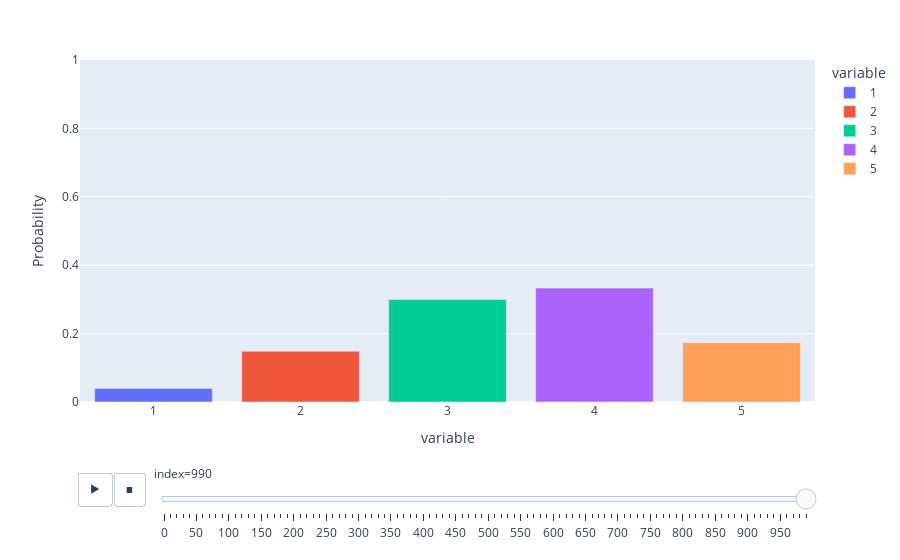

The cell this chart's notebook holds for it:
### Markdown cell above
#### **Interactive Binomial Distribution**

### Code cell
data = []
ps = [0.2, 0.5, 0.8]
n = 5
p = 0.5
acc = Counter()

for _ in range(1000):
    acc = acc + Counter(np.random.binomial(n, p, 1))
    tot = sum(acc.values())
    prob_acc = {key:acc[key]/tot for key in acc}
    data.append(prob_acc)
    
df = pd.DataFrame(data,   columns = range(1,n+1))
df = df.reset_index().melt(id_vars="index", var_name = "variable", value_name = "Probability")

fig = px.bar(df.query("index%10==0"), 
             x="variable", 
             y="Probability", 
             color="variable",
             animation_frame="index", 
             animation_group="variable", 
             range_y=[0,1])

fig.layout.updatemenus[0].buttons[0].args[1]['frame']['duration'] = 200
fig.layout.updatemenus[0].buttons[0].args[1]['transition']['duration'] = 100
fig.show()

### Figure 1 — Plotly figure (JSON) as saved in the notebook; plotly's stock layout.template omitted (floating-point values rounded to 4 significant figures)
{"data": [{"alignmentgroup": "True", "hovertemplate": "variable=%{x}<br>index=990<br>Probability=%{y}<extra></extra>", "ids": [1], "legendgroup": "1", "marker": {"color": "#636efa"}, "name": "1", "offsetgroup": "1", "orientation": "v", "showlegend": true, "textposition": "auto", "type": "bar", "x": [1], "xaxis": "x", "y": [0.03935], "yaxis": "y"}, {"alignmentgroup": "True", "hovertemplate": "variable=%{x}<br>index=990<br>Probability=%{y}<extra></extra>", "ids": [2], "legendgroup": "2", "marker": {"color": "#EF553B"}, "name": "2", "offsetgroup": "2", "orientation": "v", "showlegend": true, "textposition": "auto", "type": "bar", "x": [2], "xaxis": "x", "y": [0.1483], "yaxis": "y"}, {"alignmentgroup": "True", "hovertemplate": "variable=%{x}<br>index=990<br>Probability=%{y}<extra></extra>", "ids": [3], "legendgroup": "3", "marker": {"color": "#00cc96"}, "name": "3", "offsetgroup": "3", "orientation": "v", "showlegend": true, "textposition": "auto", "type": "bar", "x": [3], "xaxis": "x", "y": [0.2997], "yaxis": "y"}, {"alignmentgroup": "True", "hovertemplate": "variable=%{x}<br>index=990<br>Probability=%{y}<extra></extra>", "ids": [4], "legendgroup": "4", "marker": {"color": "#ab63fa"}, "name": "4", "offsetgroup": "4", "orientation": "v", "showlegend": true, "textposition": "auto", "type": "bar", "x": [4], "xaxis": "x", "y": [0.333], "yaxis": "y"}, {"alignmentgroup": "True", "hovertemplate": "variable=%{x}<br>index=990<br>Probability=%{y}<extra></extra>", "ids": [5], "legendgroup": "5", "marker": {"color": "#FFA15A"}, "name": "5", "offsetgroup": "5", "orientation": "v", "showlegend": true, "textposition": "auto", "type": "bar", "x": [5], "xaxis": "x", "y": [0.1736], "yaxis": "y"}], "layout": {"autosize": true, "barmode": "relative", "legend": {"title": {"text": "variable"}, "tracegroupgap": 0}, "margin": {"t": 60}, "sliders": [{"active": 99, "currentvalue": {"prefix": "index="}, "len": 0.9, "pad": {"b": 10, "t": 60}, "steps": [{"args": [["0"], {"frame": {"duration": 0, "redraw": true}, "fromcurrent": true, "mode": "immediate", "transition": {"duration": 0, "easing": "linear"}}], "label": "0", "method": "animate"}, {"args": [["10"], {"frame": {"duration": 0, "redraw": true}, "fromcurrent": true, "mode": "immediate", "transition": {"duration": 0, "easing": "linear"}}], "label": "10", "method": "animate"}, {"args": [["20"], {"frame": {"duration": 0, "redraw": true}, "fromcurrent": true, "mode": "immediate", "transition": {"duration": 0, "easing": "linear"}}], "label": "20", "method": "animate"}, {"args": [["30"], {"frame": {"duration": 0, "redraw": true}, "fromcurrent": true, "mode": "immediate", "transition": {"duration": 0, "easing": "linear"}}], "label": "30", "method": "animate"}, {"args": [["40"], {"frame": {"duration": 0, "redraw": true}, "fromcurrent": true, "mode": "immediate", "transition": {"duration": 0, "easing": "linear"}}], "label": "40", "method": "animate"}, {"args": [["50"], {"frame": {"duration": 0, "redraw": true}, "fromcurrent": true, "mode": "immediate", "transition": {"duration": 0, "easing": "linear"}}], "label": "50", "method": "animate"}, {"args": [["60"], {"frame": {"duration": 0, "redraw": true}, "fromcurrent": true, "mode": "immediate", "transition": {"duration": 0, "easing": "linear"}}], "label": "60", "method": "animate"}, {"args": [["70"], {"frame": {"duration": 0, "redraw": true}, "fromcurrent": true, "mode": "immediate", "transition": {"duration": 0, "easing": "linear"}}], "label": "70", "method": "animate"}, {"args": [["80"], {"frame": {"duration": 0, "redraw": true}, "fromcurrent": true, "mode": "immediate", "transition": {"duration": 0, "easing": "linear"}}], "label": "80", "method": "animate"}, {"args": [["90"], {"frame": {"duration": 0, "redraw": true}, "fromcurrent": true, "mode": "immediate", "transition": {"duration": 0, "easing": "linear"}}], "label": "90", "method": "animate"}, {"args": [["100"], {"frame": {"duration": 0, "redraw": true}, "fromcurrent": true, "mode": "immediate", "transition": {"duration": 0, "easing": "linear"}}], "label": "100", "method": "animate"}, {"args": [["110"], {"frame": {"duration": 0, "redraw": true}, "fromcurrent": true, "mode": "immediate", "transition": {"duration": 0, "easing": "linear"}}], "label": "110", "method": "animate"}, {"args": [["120"], {"frame": {"duration": 0, "redraw": true}, "fromcurrent": true, "mode": "immediate", "transition": {"duration": 0, "easing": "linear"}}], "label": "120", "method": "animate"}, {"args": [["130"], {"frame": {"duration": 0, "redraw": true}, "fromcurrent": true, "mode": "immediate", "transition": {"duration": 0, "easing": "linear"}}], "label": "130", "method": "animate"}, {"args": [["140"], {"frame": {"duration": 0, "redraw": true}, "fromcurrent": true, "mode": "immediate", "transition": {"duration": 0, "easing": "linear"}}], "label": "140", "method": "animate"}, {"args": [["150"], {"frame": {"duration": 0, "redraw": true}, "fromcurrent": true, "mode": "immediate", "transition": {"duration": 0, "easing": "linear"}}], "label": "150", "method": "animate"}, {"args": [["160"], {"frame": {"duration": 0, "redraw": true}, "fromcurrent": true, "mode": "immediate", "transition": {"duration": 0, "easing": "linear"}}], "label": "160", "method": "animate"}, {"args": [["170"], {"frame": {"duration": 0, "redraw": true}, "fromcurrent": true, "mode": "immediate", "transition": {"duration": 0, "easing": "linear"}}], "label": "170", "method": "animate"}, {"args": [["180"], {"frame": {"duration": 0, "redraw": true}, "fromcurrent": true, "mode": "immediate", "transition": {"duration": 0, "easing": "linear"}}], "label": "180", "method": "animate"}, {"args": [["190"], {"frame": {"duration": 0, "redraw": true}, "fromcurrent": true, "mode": "immediate", "transition": {"duration": 0, "easing": "linear"}}], "label": "190", "method": "animate"}, {"args": [["200"], {"frame": {"duration": 0, "redraw": true}, "fromcurrent": true, "mode": "immediate", "transition": {"duration": 0, "easing": "linear"}}], "label": "200", "method": "animate"}, {"args": [["210"], {"frame": {"duration": 0, "redraw": true}, "fromcurrent": true, "mode": "immediate", "transition": {"duration": 0, "easing": "linear"}}], "label": "210", "method": "animate"}, {"args": [["220"], {"frame": {"duration": 0, "redraw": true}, "fromcurrent": true, "mode": "immediate", "transition": {"duration": 0, "easing": "linear"}}], "label": "220", "method": "animate"}, {"args": [["230"], {"frame": {"duration": 0, "redraw": true}, "fromcurrent": true, "mode": "immediate", "transition": {"duration": 0, "easing": "linear"}}], "label": "230", "method": "animate"}, {"args": [["240"], {"frame": {"duration": 0, "redraw": true}, "fromcurrent": true, "mode": "immediate", "transition": {"duration": 0, "easing": "linear"}}], "label": "240", "method": "animate"}, {"args": [["250"], {"frame": {"duration": 0, "redraw": true}, "fromcurrent": true, "mode": "immediate", "transition": {"duration": 0, "easing": "linear"}}], "label": "250", "method": "animate"}, {"args": [["260"], {"frame": {"duration": 0, "redraw": true}, "fromcurrent": true, "mode": "immediate", "transition": {"duration": 0, "easing": "linear"}}], "label": "260", "method": "animate"}, {"args": [["270"], {"frame": {"duration": 0, "redraw": true}, "fromcurrent": true, "mode": "immediate", "transition": {"duration": 0, "easing": "linear"}}], "label": "270", "method": "animate"}, {"args": [["280"], {"frame": {"duration": 0, "redraw": true}, "fromcurrent": true, "mode": "immediate", "transition": {"duration": 0, "easing": "linear"}}], "label": "280", "method": "animate"}, {"args": [["290"], {"frame": {"duration": 0, "redraw": true}, "fromcurrent": true, "mode": "immediate", "transition": {"duration": 0, "easing": "linear"}}], "label": "290", "method": "animate"}, {"args": [["300"], {"frame": {"duration": 0, "redraw": true}, "fromcurrent": true, "mode": "immediate", "transition": {"duration": 0, "easing": "linear"}}], "label": "300", "method": "animate"}, {"args": [["310"], {"frame": {"duration": 0, "redraw": true}, "fromcurrent": true, "mode": "immediate", "transition": {"duration": 0, "easing": "linear"}}], "label": "310", "method": "animate"}, {"args": [["320"], {"frame": {"duration": 0, "redraw": true}, "fromcurrent": true, "mode": "immediate", "transition": {"duration": 0, "easing": "linear"}}], "label": "320", "method": "animate"}, {"args": [["330"], {"frame": {"duration": 0, "redraw": true}, "fromcurrent": true, "mode": "immediate", "transition": {"duration": 0, "easing": "linear"}}], "label": "330", "method": "animate"}, {"args": [["340"], {"frame": {"duration": 0, "redraw": true}, "fromcurrent": true, "mode": "immediate", "transition": {"duration": 0, "easing": "linear"}}], "label": "340", "method": "animate"}, {"args": [["350"], {"frame": {"duration": 0, "redraw": true}, "fromcurrent": true, "mode": "immediate", "transition": {"duration": 0, "easing": "linear"}}], "label": "350", "method": "animate"}, {"args": [["360"], {"frame": {"duration": 0, "redraw": true}, "fromcurrent": true, "mode": "immediate", "transition": {"duration": 0, "easing": "linear"}}], "label": "360", "method": "animate"}, {"args": [["370"], {"frame": {"duration": 0, "redraw": true}, "fromcurrent": true, "mode": "immediate", "transition": {"duration": 0, "easing": "linear"}}], "label": "370", "method": "animate"}, {"args": [["380"], {"frame": {"duration": 0, "redraw": true}, "fromcurrent": true, "mode": "immediate", "transition": {"duration": 0, "easing": "linear"}}], "label": "380", "method": "animate"}, {"args": [["390"], {"frame": {"duration": 0, "redraw": true}, "fromcurrent": true, "mode": "immediate", "transition": {"duration": 0, "easing": "linear"}}], "label": "390", "method": "animate"}, {"args": [["400"], {"frame": {"duration": 0, "redraw": true}, "fromcurrent": true, "mode": "immediate", "transition": {"duration": 0, "easing": "linear"}}], "label": "400", "method": "animate"}, {"args": [["410"], {"frame": {"duration": 0, "redraw": true}, "fromcurrent": true, "mode": "immediate", "transition": {"duration": 0, "easing": "linear"}}], "label": "410", "method": "animate"}, {"args": [["420"], {"frame": {"duration": 0, "redraw": true}, "fromcurrent": true, "mode": "immediate", "transition": {"duration": 0, "easing": "linear"}}], "label": "420", "method": "animate"}, {"args": [["430"], {"frame": {"duration": 0, "redraw": true}, "fromcurrent": true, "mode": "immediate", "transition": {"duration": 0, "easing": "linear"}}], "label": "430", "method": "animate"}, {"args": [["440"], {"frame": {"duration": 0, "redraw": true}, "fromcurrent": true, "mode": "immediate", "transition": {"duration": 0, "easing": "linear"}}], "label": "440", "method": "animate"}, {"args": [["450"], {"frame": {"duration": 0, "redraw": true}, "fromcurrent": true, "mode": "immediate", "transition": {"duration": 0, "easing": "linear"}}], "label": "450", "method": "animate"}, {"args": [["460"], {"frame": {"duration": 0, "redraw": true}, "fromcurrent": true, "mode": "immediate", "transition": {"duration": 0, "easing": "linear"}}], "label": "460", "method": "animate"}, {"args": [["470"], {"frame": {"duration": 0, "redraw": true}, "fromcurrent": true, "mode": "immediate", "transition": {"duration": 0, "easing": "linear"}}], "label": "470", "method": "animate"}, {"args": [["480"], {"frame": {"duration": 0, "redraw": true}, "fromcurrent": true, "mode": "immediate", "transition": {"duration": 0, "easing": "linear"}}], "label": "480", "method": "animate"}, {"args": [["490"], {"frame": {"duration": 0, "redraw": true}, "fromcurrent": true, "mode": "immediate", "transition": {"duration": 0, "easing": "linear"}}], "label": "490", "method": "animate"}, {"args": [["500"], {"frame": {"duration": 0, "redraw": true}, "fromcurrent": true, "mode": "immediate", "transition": {"duration": 0, "easing": "linear"}}], "label": "500", "method": "animate"}, {"args": [["510"], {"frame": {"duration": 0, "redraw": true}, "fromcurrent": true, "mode": "immediate", "transition": {"duration": 0, "easing": "linear"}}], "label": "510", "method": "animate"}, {"args": [["520"], {"frame": {"duration": 0, "redraw": true}, "fromcurrent": true, "mode": "immediate", "transition": {"duration": 0, "easing": "linear"}}], "label": "520", "method": "animate"}, {"args": [["530"], {"frame": {"duration": 0, "redraw": true}, "fromcurrent": true, "mode": "immediate", "transition": {"duration": 0, "easing": "linear"}}], "label": "530", "method": "animate"}, {"args": [["540"], {"frame": {"duration": 0, "redraw": true}, "fromcurrent": true, "mode": "immediate", "transition": {"duration": 0, "easing": "linear"}}], "label": "540", "method": "animate"}, {"args": [["550"], {"frame": {"duration": 0, "redraw": true}, "fromcurrent": true, "mode": "immediate", "transition": {"duration": 0, "easing": "linear"}}], "label": "550", "method": "animate"}, {"args": [["560"], {"frame": {"duration": 0, "redraw": true}, "fromcurrent": true, "mode": "immediate", "transition": {"duration": 0, "easing": "linear"}}], "label": "560", "method": "animate"}, {"args": [["570"], {"frame": {"duration": 0, "redraw": true}, "fromcurrent": true, "mode": "immediate", "transition": {"duration": 0, "easing": "linear"}}], "label": "570", "method": "animate"}, {"args": [["580"], {"frame": {"duration": 0, "redraw": true}, "fromcurrent": true, "mode": "immediate", "transition": {"duration": 0, "easing": "linear"}}], "label": "580", "method": "animate"}, {"args": [["590"], {"frame": {"duration": 0, "redraw": true}, "fromcurrent": true, "mode": "immediate", "transition": {"duration": 0, "easing": "linear"}}], "label": "590", "method": "animate"}, {"args": [["600"], {"frame": {"duration": 0, "redraw": true}, "fromcurrent": true, "mode": "immediate", "transition": {"duration": 0, "easing": "linear"}}], "label": "600", "method": "animate"}, {"args": [["610"], {"frame": {"duration": 0, "redraw": true}, "fromcurrent": true, "mode": "immediate", "transition": {"duration": 0, "easing": "linear"}}], "label": "610", "method": "animate"}, {"args": [["620"], {"frame": {"duration": 0, "redraw": true}, "fromcurrent": true, "mode": "immediate", "transition": {"duration": 0, "easing": "linear"}}], "label": "620", "method": "animate"}, {"args": [["630"], {"frame": {"duration": 0, "redraw": true}, "fromcurrent": true, "mode": "immediate", "transition": {"duration": 0, "easing": "linear"}}], "label": "630", "method": "animate"}, {"args": [["640"], {"frame": {"duration": 0, "redraw": true}, "fromcurrent": true, "mode": "immediate", "transition": {"duration": 0, "easing": "linear"}}], "label": "640", "method": "animate"}, {"args": [["650"], {"frame": {"duration": 0, "redraw": true}, "fromcurrent": true, "mode": "immediate", "transition": {"duration": 0, "easing": "linear"}}], "label": "650", "method": "animate"}, {"args": [["660"], {"frame": {"duration": 0, "redraw": true}, "fromcurrent": true, "mode": "immediate", "transition": {"duration": 0, "easing": "linear"}}], "label": "660", "method": "animate"}, {"args": [["670"], {"frame": {"duration": 0, "redraw": true}, "fromcurrent": true, "mode": "immediate", "transition": {"duration": 0, "easing": "linear"}}], "label": "670", "method": "animate"}, {"args": [["680"], {"frame": {"duration": 0, "redraw": true}, "fromcurrent": true, "mode": "immediate", "transition": {"duration": 0, "easing": "linear"}}], "label": "680", "method": "animate"}, {"args": [["690"], {"frame": {"duration": 0, "redraw": true}, "fromcurrent": true, "mode": "immediate", "transition": {"duration": 0, "easing": "linear"}}], "label": "690", "method": "animate"}, {"args": [["700"], {"frame": {"duration": 0, "redraw": true}, "fromcurrent": true, "mode": "immediate", "transition": {"duration": 0, "easing": "linear"}}], "label": "700", "method": "animate"}, {"args": [["710"], {"frame": {"duration": 0, "redraw": true}, "fromcurrent": true, "mode": "immediate", "transition": {"duration": 0, "easing": "linear"}}], "label": "710", "method": "animate"}, {"args": [["720"], {"frame": {"duration": 0, "redraw": true}, "fromcurrent": true, "mode": "immediate", "transition": {"duration": 0, "easing": "linear"}}], "label": "720", "method": "animate"}, {"args": [["730"], {"frame": {"duration": 0, "redraw": true}, "fromcurrent": true, "mode": "immediate", "transition": {"duration": 0, "easing": "linear"}}], "label": "730", "method": "animate"}, {"args": [["740"], {"frame": {"duration": 0, "redraw": true}, "fromcurrent": true, "mode": "immediate", "transition": {"duration": 0, "easing": "linear"}}], "label": "740", "method": "animate"}, {"args": [["750"], {"frame": {"duration": 0, "redraw": true}, "fromcurrent": true, "mode": "immediate", "transition": {"duration": 0, "easing": "linear"}}], "label": "750", "method": "animate"}, {"args": [["760"], {"frame": {"duration": 0, "redraw": true}, "fromcurrent": true, "mode": "immediate", "transition": {"duration": 0, "easing": "linear"}}], "label": "760", "method": "animate"}, {"args": [["770"], {"frame": {"duration": 0, "redraw": true}, "fromcurrent": true, "mode": "immediate", "transition": {"duration": 0, "easing": "linear"}}], "label": "770", "method": "animate"}, {"args": [["780"], {"frame": {"duration": 0, "redraw": true}, "fromcurrent": true, "mode": "immediate", "transition": {"duration": 0, "easing": "linear"}}], "label": "780", "method": "animate"}, {"args": [["790"], {"frame": {"duration": 0, "redraw": true}, "fromcurrent": true, "mode": "immediate", "transition": {"duration": 0, "easing": "linear"}}], "label": "790", "method": "animate"}, {"args": [["800"], {"frame": {"duration": 0, "redraw": true}, "fromcurrent": true, "mode": "immediate", "transition": {"duration": 0, "easing": "linear"}}], "label": "800", "method": "animate"}, {"args": [["810"], {"frame": {"duration": 0, "redraw": true}, "fromcurrent": true, "mode": "immediate", "transition": {"duration": 0, "easing": "linear"}}], "label": "810", "method": "animate"}, {"args": [["820"], {"frame": {"duration": 0, "redraw": true}, "fromcurrent": true, "mode": "immediate", "transition": {"duration": 0, "easing": "linear"}}], "label": "820", "method": "animate"}, {"args": [["830"], {"frame": {"duration": 0, "redraw": true}, "fromcurrent": true, "mode": "immediate", "transition": {"duration": 0, "easing": "linear"}}], "label": "830", "method": "animate"}, {"args": [["840"], {"frame": {"duration": 0, "redraw": true}, "fromcurrent": true, "mode": "immediate", "transition": {"duration": 0, "easing": "linear"}}], "label": "840", "method": "animate"}, {"args": [["850"], {"frame": {"duration": 0, "redraw": true}, "fromcurrent": true, "mode": "immediate", "transition": {"duration": 0, "easing": "linear"}}], "label": "850", "method": "animate"}, {"args": [["860"], {"frame": {"duration": 0, "redraw": true}, "fromcurrent": true, "mode": "immediate", "transition": {"duration": 0, "easing": "linear"}}], "label": "860", "method": "animate"}, {"args": [["870"], {"frame": {"duration": 0, "redraw": true}, "fromcurrent": true, "mode": "immediate", "transition": {"duration": 0, "easing": "linear"}}], "label": "870", "method": "animate"}, {"args": [["880"], {"frame": {"duration": 0, "redraw": true}, "fromcurrent": true, "mode": "immediate", "transition": {"duration": 0, "easing": "linear"}}], "label": "880", "method": "animate"}, {"args": [["890"], {"frame": {"duration": 0, "redraw": true}, "fromcurrent": true, "mode": "immediate", "transition": {"duration": 0, "easing": "linear"}}], "label": "890", "method": "animate"}, {"args": [["900"], {"frame": {"duration": 0, "redraw": true}, "fromcurrent": true, "mode": "immediate", "transition": {"duration": 0, "easing": "linear"}}], "label": "900", "method": "animate"}, {"args": [["910"], {"frame": {"duration": 0, "redraw": true}, "fromcurrent": true, "mode": "immediate", "transition": {"duration": 0, "easing": "linear"}}], "label": "910", "method": "animate"}, {"args": [["920"], {"frame": {"duration": 0, "redraw": true}, "fromcurrent": true, "mode": "immediate", "transition": {"duration": 0, "easing": "linear"}}], "label": "920", "method": "animate"}, {"args": [["930"], {"frame": {"duration": 0, "redraw": true}, "fromcurrent": true, "mode": "immediate", "transition": {"duration": 0, "easing": "linear"}}], "label": "930", "method": "animate"}, {"args": [["940"], {"frame": {"duration": 0, "redraw": true}, "fromcurrent": true, "mode": "immediate", "transition": {"duration": 0, "easing": "linear"}}], "label": "940", "method": "animate"}, {"args": [["950"], {"frame": {"duration": 0, "redraw": true}, "fromcurrent": true, "mode": "immediate", "transition": {"duration": 0, "easing": "linear"}}], "label": "950", "method": "animate"}, {"args": [["960"], {"frame": {"duration": 0, "redraw": true}, "fromcurrent": true, "mode": "immediate", "transition": {"duration": 0, "easing": "linear"}}], "label": "960", "method": "animate"}, {"args": [["970"], {"frame": {"duration": 0, "redraw": true}, "fromcurrent": true, "mode": "immediate", "transition": {"duration": 0, "easing": "linear"}}], "label": "970", "method": "animate"}, {"args": [["980"], {"frame": {"duration": 0, "redraw": true}, "fromcurrent": true, "mode": "immediate", "transition": {"duration": 0, "easing": "linear"}}], "label": "980", "method": "animate"}, {"args": [["990"], {"frame": {"duration": 0, "redraw": true}, "fromcurrent": true, "mode": "immediate", "transition": {"duration": 0, "easing": "linear"}}], "label": "990", "method": "animate"}], "x": 0.1, "xanchor": "left", "y": 0, "yanchor": "top"}], "updatemenus": [{"active": 0, "buttons": [{"args": [null, {"frame": {"duration": 200, "redraw": true}, "fromcurrent": true, "mode": "immediate", "transition": {"duration": 100, "easing": "linear"}}], "label": "&#9654;", "method": "animate"}, {"args": [[null], {"frame": {"duration": 0, "redraw": true}, "fromcurrent": true, "mode": "immediate", "transition": {"duration": 0, "easing": "linear"}}], "label": "&#9724;", "method": "animate"}], "direction": "left", "pad": {"r": 10, "t": 70}, "showactive": false, "type": "buttons", "x": 0.1, "xanchor": "right", "y": 0, "yanchor": "top"}], "xaxis": {"anchor": "y", "autorange": true, "categoryarray": [1, 2, 3, 4, 5], "categoryorder": "array", "domain": [0, 1], "range": [0.5, 5.5], "title": {"text": "variable"}, "type": "linear"}, "yaxis": {"anchor": "x", "domain": [0, 1], "range": [0, 1], "title": {"text": "Probability"}, "type": "linear"}}}
